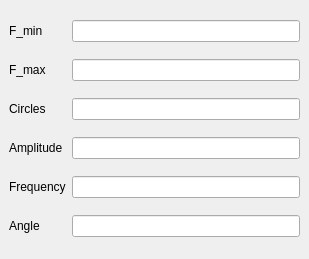
           <widget class="QWidget" name="F_coeffTab">
            <attribute name="title">
             <string>F_coeff</string>
            </attribute>
            <widget class="QWidget" name="gridLayoutWidget_9">
             <property name="geometry">
              <rect>
               <x>9</x>
               <y>9</y>
               <width>291</width>
               <height>241</height>
              </rect>
             </property>
             <layout class="QGridLayout" name="gridLayout_13">
              <item row="3" column="0">
               <widget class="QLabel" name="label_44">
                <property name="text">
                 <string>Amplitude</string>
                </property>
               </widget>
              </item>
              <item row="4" column="0">
               <widget class="QLabel" name="label_45">
                <property name="text">
                 <string>Frequency</string>
                </property>
               </widget>
              </item>
              <item row="0" column="0">
               <widget class="QLabel" name="label_41">
                <property name="text">
                 <string>F_min</string>
                </property>
               </widget>
              </item>
              <item row="1" column="0">
               <widget class="QLabel" name="label_42">
                <property name="text">
                 <string>F_max</string>
                </property>
               </widget>
              </item>
              <item row="2" column="0">
               <widget class="QLabel" name="label_43">
                <property name="text">
                 <string>Circles</string>
                </property>
               </widget>
              </item>
              <item row="5" column="0">
               <widget class="QLabel" name="label_46">
                <property name="text">
                 <string>Angle</string>
                </property>
               </widget>
              </item>
              <item row="0" column="1">
               <widget class="QLineEdit" name="Coeff_Fmin"/>
              </item>
              <item row="1" column="1">
               <widget class="QLineEdit" name="Coeff_Fmax"/>
              </item>
              <item row="2" column="1">
               <widget class="QLineEdit" name="Coeff_Circles"/>
              </item>
              <item row="3" column="1">
               <widget class="QLineEdit" name="Coeff_Amp"/>
              </item>
              <item row="4" column="1">
               <widget class="QLineEdit" name="Coeff_Freq"/>
              </item>
              <item row="5" column="1">
               <widget class="QLineEdit" name="Coeff_Angle"/>
              </item>
             </layout>
            </widget>
           </widget>
